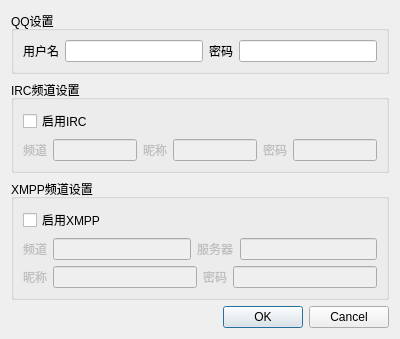
<?xml version="1.0" encoding="UTF-8"?>
<ui version="4.0">
 <class>Dialog</class>
 <widget class="QDialog" name="Dialog">
  <property name="geometry">
   <rect>
	<x>0</x>
	<y>0</y>
	<width>400</width>
	<height>339</height>
   </rect>
  </property>
  <property name="windowTitle">
   <string>Dialog</string>
  </property>
  <layout class="QVBoxLayout" name="verticalLayout">
   <item>
	<widget class="QGroupBox" name="groupBox">
	 <property name="title">
	  <string>QQ设置</string>
	 </property>
	 <layout class="QHBoxLayout" name="horizontalLayout">
	  <item>
	   <widget class="QLabel" name="label">
		<property name="text">
		 <string>用户名</string>
		</property>
	   </widget>
	  </item>
	  <item>
	   <widget class="QLineEdit" name="qqnum"/>
	  </item>
	  <item>
	   <widget class="QLabel" name="label_2">
		<property name="text">
		 <string>密码</string>
		</property>
	   </widget>
	  </item>
	  <item>
	   <widget class="QLineEdit" name="qqpwd">
		<property name="echoMode">
		 <enum>QLineEdit::Password</enum>
		</property>
	   </widget>
	  </item>
	 </layout>
	</widget>
   </item>
   <item>
	<widget class="QGroupBox" name="groupBox_2">
	 <property name="title">
	  <string>IRC频道设置</string>
	 </property>
	 <layout class="QVBoxLayout" name="verticalLayout_2">
	  <item>
	   <widget class="QCheckBox" name="enable_irc">
		<property name="text">
		 <string>启用IRC</string>
		</property>
	   </widget>
	  </item>
	  <item>
	   <layout class="QHBoxLayout" name="ircbox">
		<item>
		 <widget class="QLabel" name="label_3">
		  <property name="enabled">
		   <bool>false</bool>
		  </property>
		  <property name="text">
		   <string>频道</string>
		  </property>
		 </widget>
		</item>
		<item>
		 <widget class="QLineEdit" name="ircroom">
		  <property name="enabled">
		   <bool>false</bool>
		  </property>
		 </widget>
		</item>
		<item>
		 <widget class="QLabel" name="label_4">
		  <property name="enabled">
		   <bool>false</bool>
		  </property>
		  <property name="text">
		   <string>昵称</string>
		  </property>
		 </widget>
		</item>
		<item>
		 <widget class="QLineEdit" name="ircnick">
		  <property name="enabled">
		   <bool>false</bool>
		  </property>
		 </widget>
		</item>
		<item>
		 <widget class="QLabel" name="label_5">
		  <property name="enabled">
		   <bool>false</bool>
		  </property>
		  <property name="text">
		   <string>密码</string>
		  </property>
		 </widget>
		</item>
		<item>
		 <widget class="QLineEdit" name="ircpwd">
		  <property name="enabled">
		   <bool>false</bool>
		  </property>
		  <property name="echoMode">
		   <enum>QLineEdit::Password</enum>
		  </property>
		 </widget>
		</item>
	   </layout>
	  </item>
	 </layout>
	</widget>
   </item>
   <item>
	<widget class="QGroupBox" name="groupBox_3">
	 <property name="title">
	  <string>XMPP频道设置</string>
	 </property>
	 <layout class="QVBoxLayout" name="verticalLayout_3">
	  <item>
	   <widget class="QCheckBox" name="enable_xmpp">
		<property name="text">
		 <string>启用XMPP</string>
		</property>
	   </widget>
	  </item>
	  <item>
	   <layout class="QHBoxLayout" name="xmppbox1">
		<item>
		 <widget class="QLabel" name="label_6">
		  <property name="enabled">
		   <bool>false</bool>
		  </property>
		  <property name="text">
		   <string>频道</string>
		  </property>
		 </widget>
		</item>
		<item>
		 <widget class="QLineEdit" name="xmpproom">
		  <property name="enabled">
		   <bool>false</bool>
		  </property>
		 </widget>
		</item>
		<item>
		 <widget class="QLabel" name="label_9">
		  <property name="enabled">
		   <bool>false</bool>
		  </property>
		  <property name="text">
		   <string>服务器</string>
		  </property>
		 </widget>
		</item>
		<item>
		 <widget class="QLineEdit" name="xmppserver">
		  <property name="enabled">
		   <bool>false</bool>
		  </property>
		 </widget>
		</item>
	   </layout>
	  </item>
	  <item>
	   <layout class="QHBoxLayout" name="xmppbox2">
		<item>
		 <widget class="QLabel" name="label_7">
		  <property name="enabled">
		   <bool>false</bool>
		  </property>
		  <property name="text">
		   <string>昵称</string>
		  </property>
		 </widget>
		</item>
		<item>
		 <widget class="QLineEdit" name="xmppnick">
		  <property name="enabled">
		   <bool>false</bool>
		  </property>
		 </widget>
		</item>
		<item>
		 <widget class="QLabel" name="label_8">
		  <property name="enabled">
		   <bool>false</bool>
		  </property>
		  <property name="text">
		   <string>密码</string>
		  </property>
		 </widget>
		</item>
		<item>
		 <widget class="QLineEdit" name="xmpppwd">
		  <property name="enabled">
		   <bool>false</bool>
		  </property>
		  <property name="echoMode">
		   <enum>QLineEdit::Password</enum>
		  </property>
		 </widget>
		</item>
	   </layout>
	  </item>
	 </layout>
	</widget>
   </item>
   <item>
	<widget class="QDialogButtonBox" name="buttonBox">
	 <property name="orientation">
	  <enum>Qt::Horizontal</enum>
	 </property>
	 <property name="standardButtons">
	  <set>QDialogButtonBox::Cancel|QDialogButtonBox::Ok</set>
	 </property>
	</widget>
   </item>
  </layout>
 </widget>
 <resources/>
 <connections>
  <connection>
   <sender>buttonBox</sender>
   <signal>accepted()</signal>
   <receiver>Dialog</receiver>
   <slot>accept()</slot>
   <hints>
	<hint type="sourcelabel">
	 <x>248</x>
	 <y>254</y>
	</hint>
	<hint type="destinationlabel">
	 <x>157</x>
	 <y>274</y>
	</hint>
   </hints>
  </connection>
  <connection>
   <sender>buttonBox</sender>
   <signal>rejected()</signal>
   <receiver>Dialog</receiver>
   <slot>reject()</slot>
   <hints>
	<hint type="sourcelabel">
	 <x>316</x>
	 <y>260</y>
	</hint>
	<hint type="destinationlabel">
	 <x>286</x>
	 <y>274</y>
	</hint>
   </hints>
  </connection>
 </connections>
</ui>
